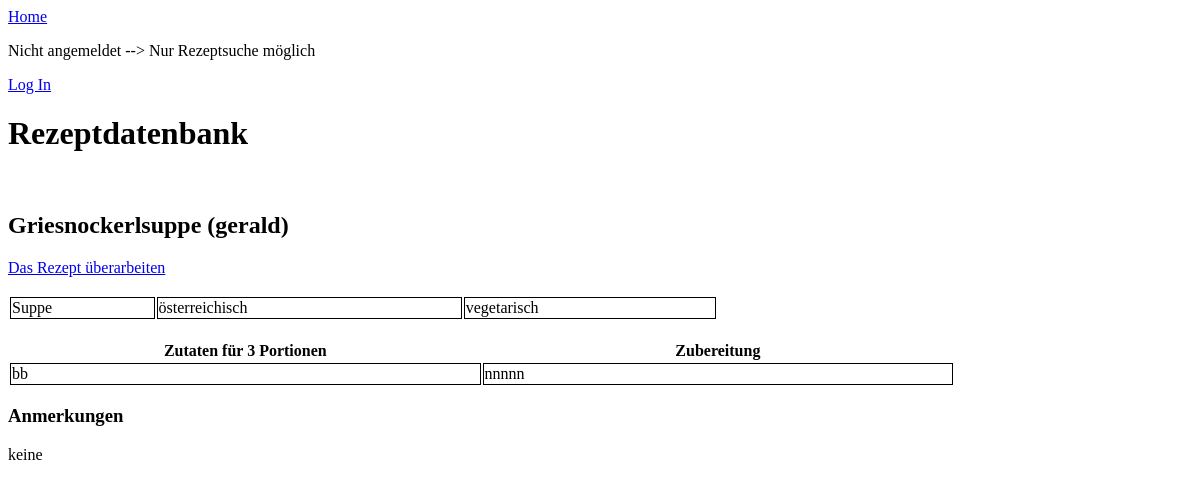
Page /rezept/1/ on the earlier database version.
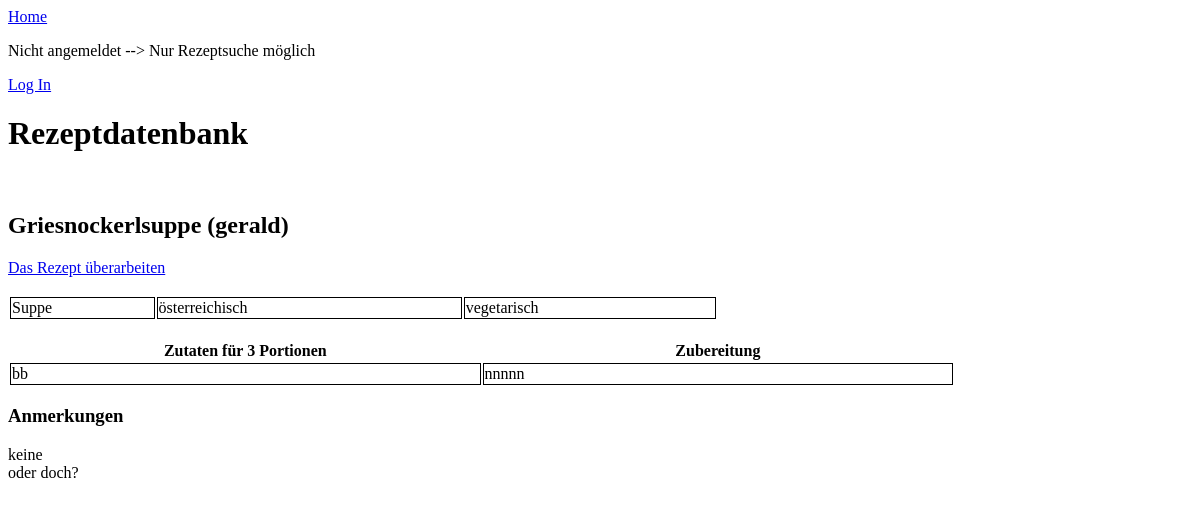
Same page on the later database version.
### rezepte/models.py (models this page shows, shortened)
class Rezept(models.Model):
    koch = models.ForeignKey('auth.User', on_delete=models.CASCADE)
    bezeichnung = models.CharField(max_length=80)
    kategorie = models.ForeignKey(Speisenart, on_delete=models.CASCADE)
    kueche = models.ForeignKey(Kueche, on_delete=models.CASCADE)
    art_zutaten = models.ForeignKey(Zutatenart, on_delete=models.CASCADE)
    portionen = models.IntegerField(blank=True, null=True)
    bewertung = models.IntegerField(blank=True, null=True)
    zutaten = models.TextField()
    zubereitung = models.TextField(blank=True)
    anmerkungen = models.TextField(blank=True)
    class Meta:
        verbose_name_plural = "rezepte"

class Speisenart(models.Model):
    name = models.CharField(max_length=80)
    class Meta:
        verbose_name_plural = "Speisenarten"
    def __str__(self):
       return self.name

class Kueche(models.Model):
    name = models.CharField(max_length=80)
    class Meta:
        verbose_name_plural = "Küchen"
    def __str__(self):
       return self.name

class Zutatenart(models.Model):
    name = models.CharField(max_length=80)
    class Meta:
        verbose_name_plural = "Art von Zutaten"
    def __str__(self):
       return self.name

### rezepte/views.py (the view)
# urls.py: path('rezept/<int:pk>/', RezeptDetailView.as_view(), name='redetail'),
class RezeptDetailView(DetailView):
    model = Rezept
    template_name = 'redetail.html'

### templates/redetail.html (shortened to what this page needs)
{% extends 'base.html' %}
{% block content %}
        <h2>{{  rezept.bezeichnung  }} ({{ rezept.koch }}) </h2>
        <a href="{% url 'reedit' rezept.pk %}">Das Rezept überarbeiten</a>
<table style="width:60%">
    <tr>
        <td>{{ rezept.kategorie }}</td>
        <td>{{ rezept.kueche }}</td>
        <td>{{ rezept.art_zutaten }}</td>
    </tr>
</table>
<table style="width:80%">
    <tr>
        <th style="width:40%">Zutaten für {{ rezept.portionen }} Portionen</th>
        <th style="width:40%">Zubereitung</th>
    </tr>
    <tr>
        <td>{{ rezept.zutaten|linebreaksbr }}</td>
        <td>{{ rezept.zubereitung|linebreaksbr }}</td>
    </tr>
</table>
<h3>Anmerkungen</h3>
<p>{{ rezept.anmerkungen|linebreaksbr }}</p>
{% endblock content %}

### templates/base.html
<header>
    <a href="{% url 'home' %}">Home</a>
</header>
{% if user.is_authenticated %}
    <p>Angemeldet als  {{ user.username  }} </p>
    <p><a href="{% url 'reneu' %}">Neues Rezept</a></p>
    <p><a href="{% url 'logout' %}">Log out</a></p>
{% else %}
    <p>Nicht angemeldet --> Nur Rezeptsuche möglich</p>
    <a href="{% url 'login' %}">Log In</a>
{% endif %}
<h1>Rezeptdatenbank</h1><br>
{% block content %}
{% endblock content %}

### templates/redetail.html (style rules this page uses)
td { border: 1px solid black; border-collapse: collapse; }

Differences in the rows shown:
changed Rezept "Griesnockerlsuppe": anmerkungen "keine" → "keine oder doch?"
